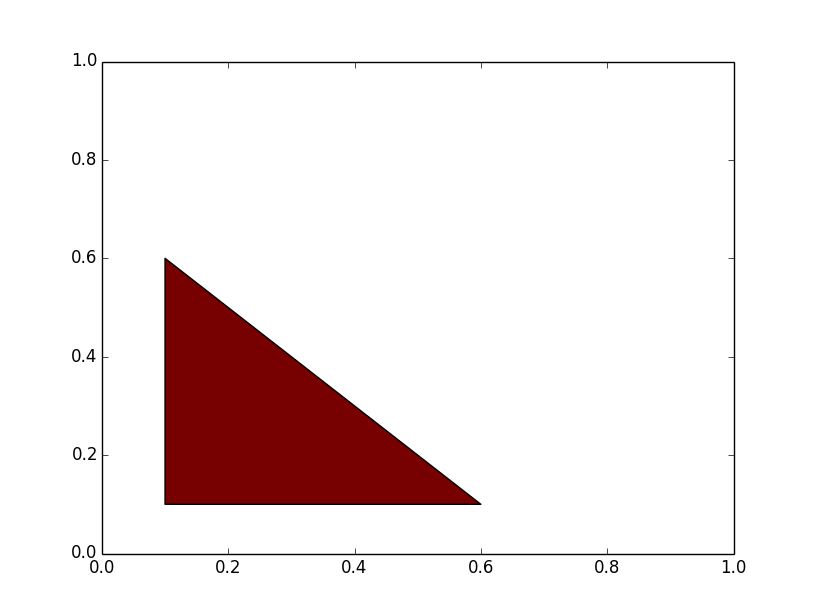

The script that drew this image:
# -*- coding: utf-8 -*-
import matplotlib
import matplotlib.pyplot as plt

def main():
    fig = plt.figure()
    ax = fig.add_subplot(111)
    # 3点(0.1,0.1),(0.1,0.6),(0.6,0.1)を通る三角形を描画
    tri = plt.Polygon(((0.1,0.1),(0.1,0.6),(0.6,0.1)),fc="#770000")
    ax.add_patch(tri)
    plt.show()

if __name__ == '__main__':
    main()
